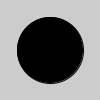
Frame 1 (no input)
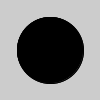
Frame 2 (the mouse pressed at the canvas centre, redrawn once)

The Processing sketch that drew these frames (run headless with seeded random() and noise(); the mouse was pressed at the canvas centre and the sketch redrawn once):

// Processing sketch: processing
// ── processing.pde
void setup(){
	size(100,100);
	smooth();
	fill(0);
	noLoop();
}

void draw(){
	ellipse(50,50,66,66);
}
